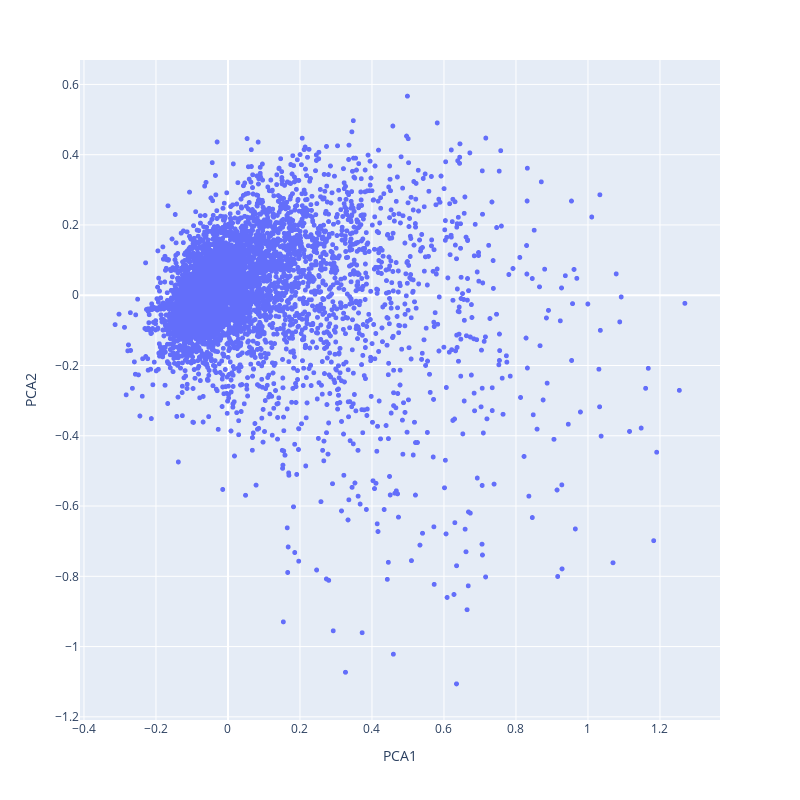

This figure's notebook cell:
### Markdown cell above
You have already studied PCA, it is a useful technique for dimensionality reduction, but also simply for visualization. Don't forget to scale your embeddings first. To access the embeddings values of your keras model, have a look at the *get_weights()* function.

Compute a PCA on all your movies embeddings, get the 2 first principal components, and do a scatter plot of all the movies on a 2D plane, where each movie is a point defined by the two values of the two first principal components of the PCA from its embedding. Add the titles of the movies to each point of the plot (use plotly to do so it will be clearer), and try to see if you can interpret the axes of the PCA through to different movie genres, like in Figure 3 from the article *Matrix Factorization Techniques for Recommender Systems*.

### Code cell
from sklearn.preprocessing import StandardScaler
from sklearn.decomposition import PCA
import plotly.express as px

#get weights
movie_weights=best_model.get_weights()[1]
pca=PCA(n_components=2, random_state=15)
df_pca=pd.DataFrame(
    pca.fit_transform(movie_weights),
    columns=["PCA1", "PCA2"]
)

df_pca["movieId"]=[i for i in range(len(df_pca))]
df_pca=df_pca.merge(df_movie[["newId","title"]], left_on="movieId", right_on="newId").drop(columns="newId")

fig = px.scatter(df_pca, x="PCA1", y="PCA2", hover_name="title")
fig.update_traces(mode="markers", marker=dict(size=5))
fig.update_layout(
    autosize=False,
    width=800,
    height=800,
)
fig.show()

### Figure 1 — Plotly figure (JSON) as saved in the notebook; plotly's stock layout.template omitted (floating-point values rounded to 4 significant figures; data arrays with more than 128 entries replaced by an {"elided": "..."} marker saying what was removed)
{"data": [{"hovertemplate": "<b>%{hovertext}</b><br><br>PCA1=%{x}<br>PCA2=%{y}<extra></extra>", "hovertext": {"elided": "9735 str values"}, "legendgroup": "", "marker": {"color": "#636efa", "size": 5, "symbol": "circle"}, "mode": "markers", "name": "", "showlegend": false, "type": "scattergl", "x": {"elided": "9735 float values"}, "xaxis": "x", "y": {"elided": "9735 float values"}, "yaxis": "y"}], "layout": {"autosize": false, "height": 800, "legend": {"tracegroupgap": 0}, "margin": {"t": 60}, "width": 800, "xaxis": {"anchor": "y", "domain": [0, 1], "title": {"text": "PCA1"}}, "yaxis": {"anchor": "x", "domain": [0, 1], "title": {"text": "PCA2"}}}}
